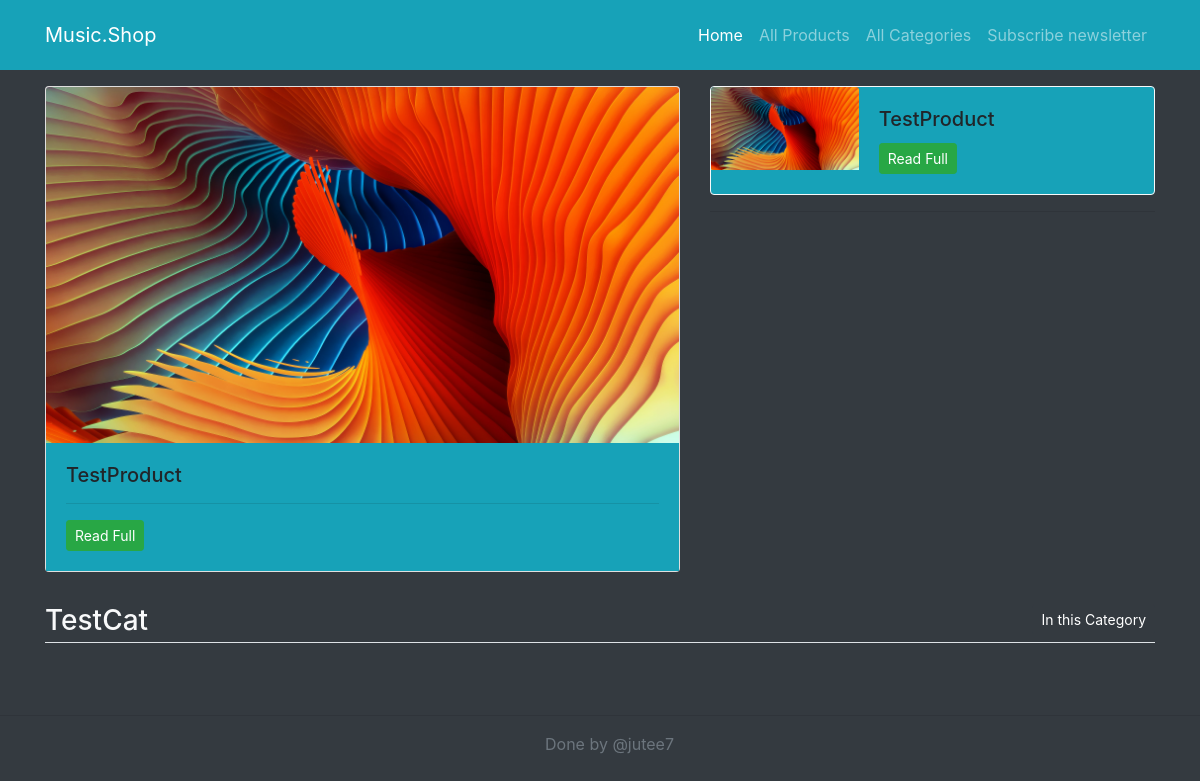
Before: / with the older database file.
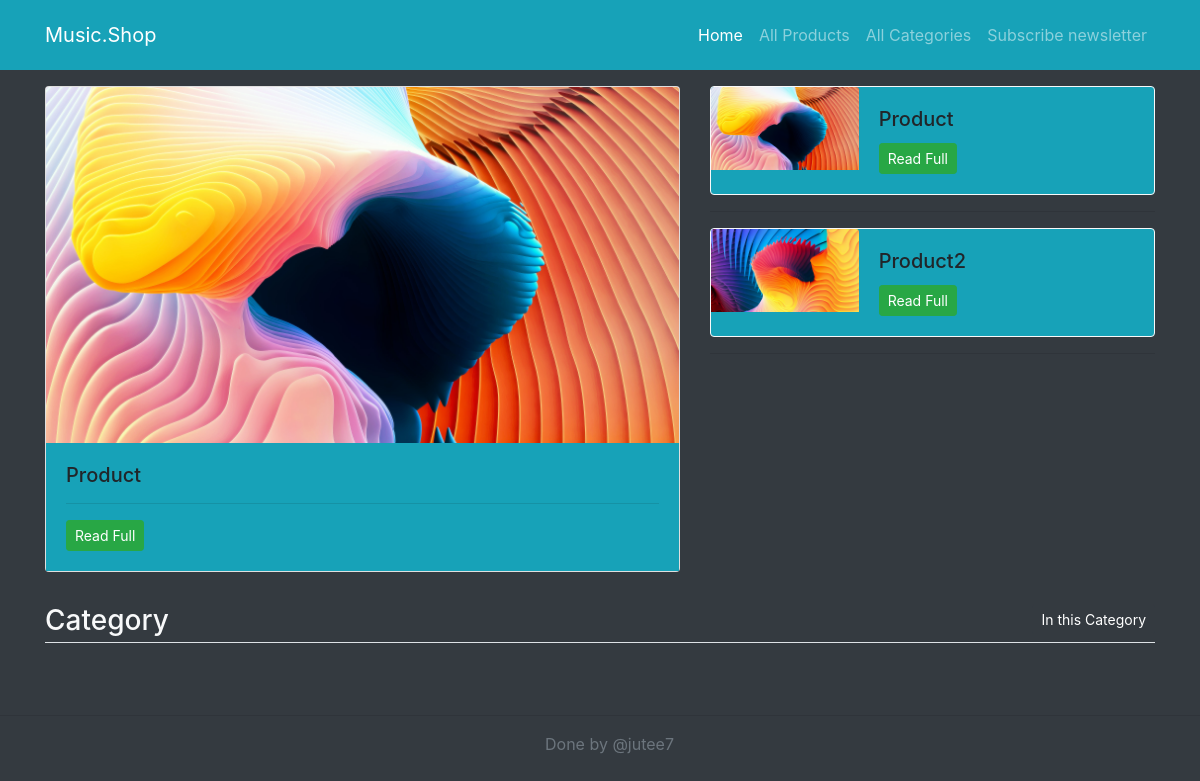
After: the same page with the newer database file.
### base/models.py (models this page shows, shortened)
class Product(models.Model):
	title = models.CharField(max_length=100)
	content = models.TextField()
	image = models.ImageField(upload_to='images/')
	date_created = models.DateTimeField(timezone.now())
	category = models.ForeignKey(Category, on_delete=models.CASCADE)
	tags = models.ManyToManyField(Tag)
	price = models.IntegerField()
	class Meta:
		verbose_name_plural = "Products"

class Category(models.Model):
	title = models.CharField(max_length=100)
	date_created = models.DateTimeField(timezone.now())
	image = models.ImageField(upload_to='images/')
	class Meta:
		verbose_name_plural = "Categories"

### base/views.py (the view)
# urls.py: path('', views.index, name='index'),
def index(request):
	product = Product.objects.all().first()
	products = Product.objects.all()[0:3]
	categories = Category.objects.all()[0:3]
	return render(
		request,
		'home.html',
		{'product': product, 'products': products, 'categories': categories,}
	)

### base/templates/home.html (shortened to what this page needs)
{% extends 'base.html' %}
{% block content %}
<main class="container mt-3 mb-5">
	<div class="row my-3">
		<div class="col-md-7">
			<div class="card mb-3">
			  <img src="media/{{product.image}}" class="card-img-top" alt="{{product.title}}">
			  <div class="card-body bg-info">
			    <h5 class="card-title">{{product.title}}</h5>
			    <hr/>
			    <p class="card-text"><a href="/detail/{{product.id}}" class="btn btn-sm btn-primary btn-success">Read Full</a></p>
			  </div>
			</div>
		</div>
		<div class="col-md-5" style="max-height: 450px; overflow: auto;">
			{% for p in products %}
			<div class="card bg-info border-light">
			  <div class="row no-gutters">
			    <div class="col-md-4">
					<img src="media/{{p.image}}" class="card-img-top" alt="{{p.title}}">
			    </div>
			    <div class="col-md-8">
			      <div class="card-body">
			        <h5 class="card-title">{{p.title}}</h5>
			        <p class="card-text"><a href="/detail/{{p.id}}" class="btn btn-sm btn-primary btn-success">Read Full</a></p>
			      </div>
			    </div>
			  </div>
			</div>
			<hr/>
			{% endfor %}
		</div>
	</div>
	{% for category in categories %}
	<h3 class="border-bottom pb-1 text-light">{{category.title}} <a href="/category/{{category.id}}" class="float-right btn btn-sm btn-dark">In this Category</a></h3>
	{% endfor %}
</main>
{% endblock %}

### base/templates/base.html (shortened to what this page needs)
{% load static %}
<!DOCTYPE html>
<html>
<head>
	<link rel="stylesheet" type="text/css" href="{% static 'vendor/bs4/bootstrap.min.css' %}" />
</head>
<body class="bg-dark">
	<nav class="navbar navbar-expand-lg navbar-dark bg-info" style="height: 70px">
		<div class="container">
		  <a class="navbar-brand" href="/">Music.Shop</a>
		  <div class="collapse navbar-collapse" id="navbarNav">
		    <ul class="navbar-nav ml-auto">
		      <li class="nav-item active">
		        <a class="nav-link" href="/">Home</a>
		      </li>
		      <li class="nav-item">
		        <a class="nav-link" href="{% url 'products' %}">All Products</a>
		      </li>
		      <li class="nav-item">
		        <a class="nav-link" href="{% url 'categories' %}">All Categories</a>
		      </li>
                <li class="nav-item">
                    <a href="{% url 'subscribe' %}" class="nav-link">Subscribe newsletter</a>
                </li>
		    </ul>
		  </div>
	  	</div>
    </nav>
    {% block content %}
    {% endblock %}
<hr/>
<footer class="text-muted">
  <div class="container">
    <p style="margin-left: 500px">Done by @jutee7</p>
  </div>
</footer>
</body>
</html>

Changed rows visible on the page:
removed Category: title "TestCat"
changed Product: image: a different picture; title "TestProduct" → "Product"
added Product: image (picture), title "Product2"
added Category: title "Category"
